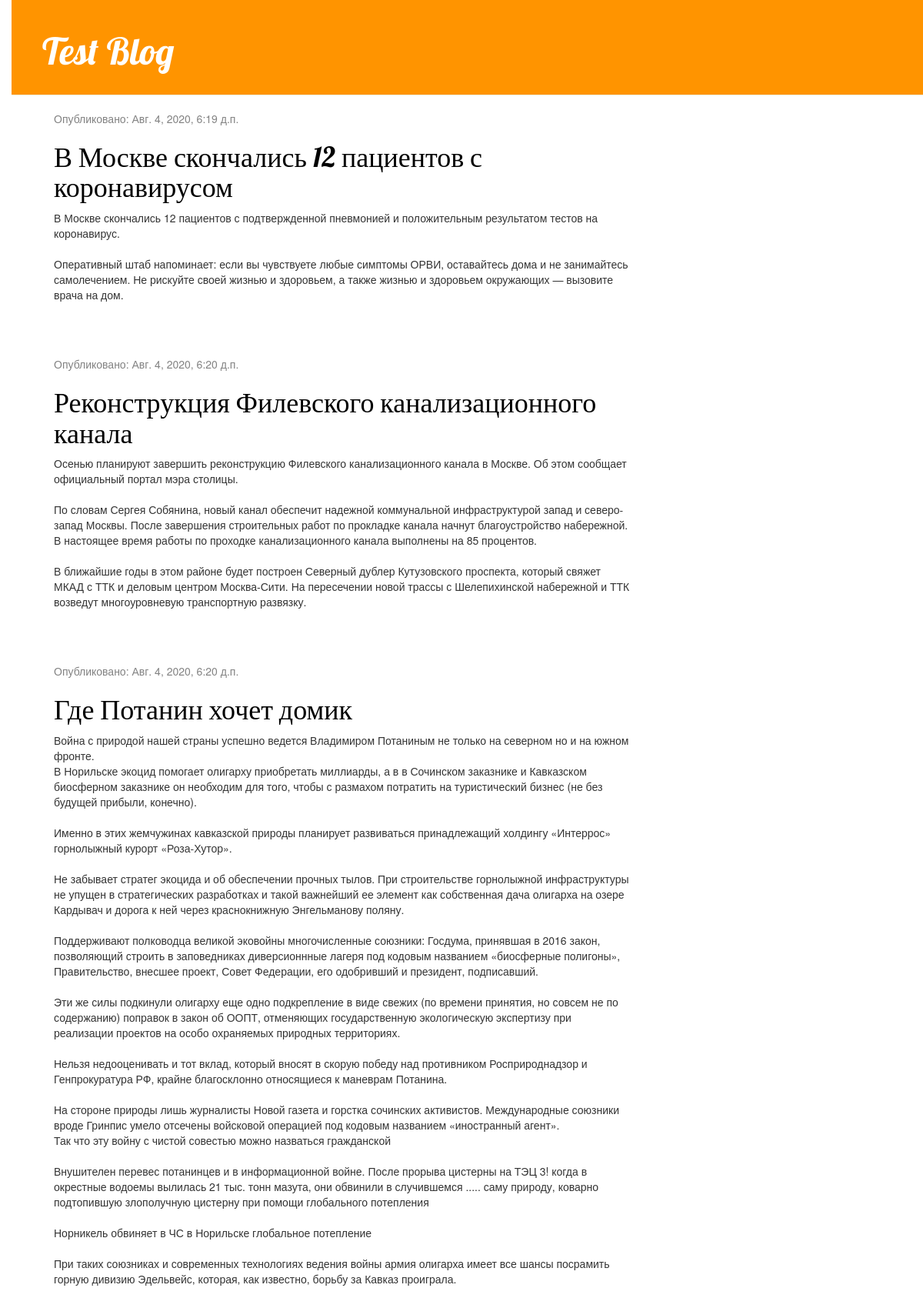
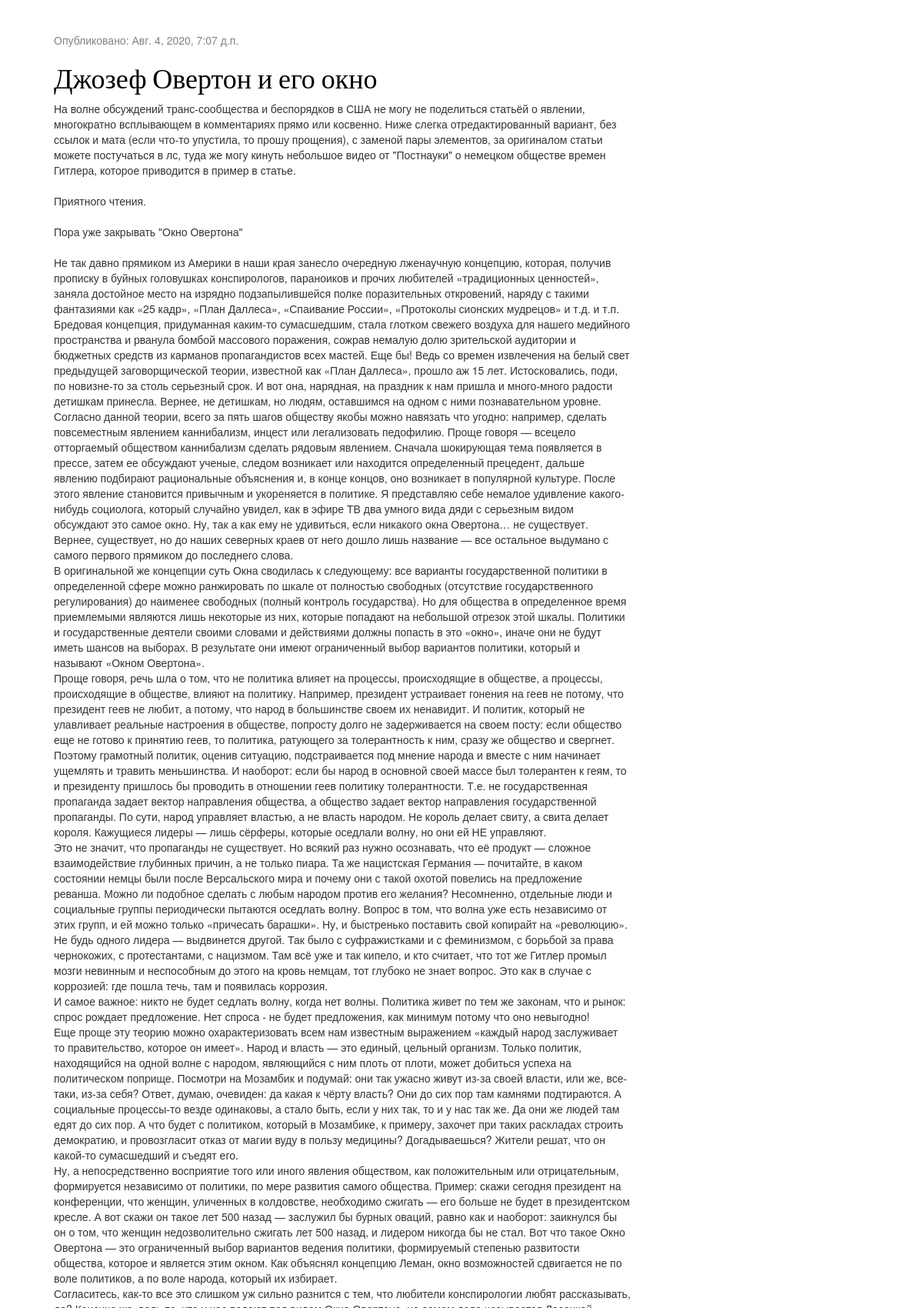
The page / (upper part) on the database its author committed (2 pictures, top to bottom).
### blog/models.py (models this page shows, shortened)
class Post(models.Model):
    objects = None
    author = models.ForeignKey(settings.AUTH_USER_MODEL, on_delete=models.CASCADE)
    title = models.CharField(max_length=200)
    text = models.TextField()
    created_date = models.DateTimeField(default=timezone.now)
    published_date = models.DateTimeField(blank=True, null=True)

### blog/views.py (the view)
# urls.py: path('', views.post_list, name='post_list'),
def post_list(request):
    posts = Post.objects.filter(published_date__lte=timezone.now()).order_by('published_date')
    return render(request, 'blog/post_list.html', {'posts': posts})

### blog/templates/blog/post_list.html
{% extends 'blog/base.html' %}
{% block content %}
    {% for post in posts %}
        <div class="post">
            <div class="date">
                <p>Опубликовано: {{ post.published_date }}</p>
            </div>
            <h1><a href="{% url 'post_detail' pk=post.pk %}">{{ post.title }}</a></h1>
            <p>{{ post.text|linebreaksbr }}</p>
        </div>
    {% endfor %}
{% endblock %}

### blog/templates/blog/base.html (shortened to what this page needs)
<!DOCTYPE html>
{% load static %}
<html lang="en">
<head>
    <link rel="stylesheet" href="//maxcdn.bootstrapcdn.com/bootstrap/3.2.0/css/bootstrap.min.css">
    <link rel="stylesheet" href="//maxcdn.bootstrapcdn.com/bootstrap/3.2.0/css/bootstrap-theme.min.css">
    <link rel="stylesheet" href="{% static 'css/blog.css' %}">
</head>
<body>
        <div class="page-header">
            <h1><a href="/">Test Blog</a></h1>
        </div>
<div class="content container">
    <div class="row">
        <div class="col-md-8">
            {% block content %}
            {% endblock %}
        </div>
    </div>
</div>
</body>
</html>

### blog/static/css/blog.css (style rules this page uses)
h1 a { color: #FCA205; font-family: 'Lobster'; }
body { padding-left: 15px; }
.page-header { background-color: #ff9400; margin-top: 0; padding: 20px 20px 20px 40px; }
.page-header h1, .page-header h1 a, .page-header h1 a:visited, .page-header h1 a:active { color: #ffffff; font-size: 36pt; text-decoration: none; }
.content { margin-left: 40px; }
h1, h2, h3, h4 { font-family: 'Lobster', cursive; }
.date { color: #828282; }
.post { margin-bottom: 70px; }
.post h1 a, .post h1 a:visited { color: #000000; }

### rows shown on the page
Post: published_date "Авг. 4, 2020, 6:19 д.п.", title "В Москве скончались 12 пациентов с коронавирусом", text "В Москве скончались 12 пациентов с подтвержденной пневмонией и положительным результатом тестов на коронавирус. Оперативный штаб напоминает: если вы чувствуете любые симптомы ОРВИ, оставайтесь дома и не занимайтесь самолечением. Не рискуйте своей жизнью и здоровьем, а также жизнью и здоровьем окружающих — вызовите врача на дом."
Post: published_date "Авг. 4, 2020, 6:20 д.п.", title "Реконструкция Филевского канализационного канала", text "Осенью планируют завершить реконструкцию Филевского канализационного канала в Москве. Об этом сообщает официальный портал мэра столицы. По словам Сергея Собянина, новый канал обеспечит надежной коммунальной инфраструктурой запад и северо-запад Москвы. После завершения строительных работ по прокладке канала начнут благоустройство набережной. В настоящее время работы по проходке канализационного канала выполнены на 85 процентов. В ближайшие годы в этом районе будет построен Северный дублер Кутузовского проспекта, который свяжет МКАД с ТТК и деловым центром Москва-Сити. На пересечении новой трассы с Шелепихинской набережной и ТТК возведут многоуровневую транспортную развязку."
Post: published_date "Авг. 4, 2020, 6:20 д.п.", title "Где Потанин хочет домик", text "Война с природой нашей страны успешно ведется Владимиром Потаниным не только на северном но и на южном фронте. В Норильске экоцид помогает олигарху приобретать миллиарды, а в в Сочинском заказнике и Кавказском биосферном заказнике он необходим для того, чтобы с размахом потратить на туристический бизнес (не без будущей прибыли, конечно). Именно в этих жемчужинах кавказской природы планирует развиваться принадлежащий холдингу «Интеррос» горнолыжный курорт «Роза-Хутор». Не забывает стратег экоцида и об обеспечении прочных тылов. При строительстве горнолыжной инфраструктуры не упущен в стратегических разработках и такой важнейший ее элемент как собственная дача олигарха на озере Кардывач и…"
Post: published_date "Авг. 4, 2020, 7:07 д.п.", title "Джозеф Овертон и его окно", text "На волне обсуждений транс-сообщества и беспорядков в США не могу не поделиться статьёй о явлении, многократно всплывающем в комментариях прямо или косвенно. Ниже слегка отредактированный вариант, без ссылок и мата (если что-то упустила, то прошу прощения), с заменой пары элементов, за оригиналом статьи можете постучаться в лс, туда же могу кинуть небольшое видео от \"Постнауки\" о немецком обществе времен Гитлера, которое приводится в пример в статье. Приятного чтения. Пора уже закрывать \"Окно Овертона\" Не так давно прямиком из Америки в наши края занесло очередную лженаучную концепцию, которая, получив прописку в буйных головушках конспирологов, параноиков и прочих любителей «традиционных…"
